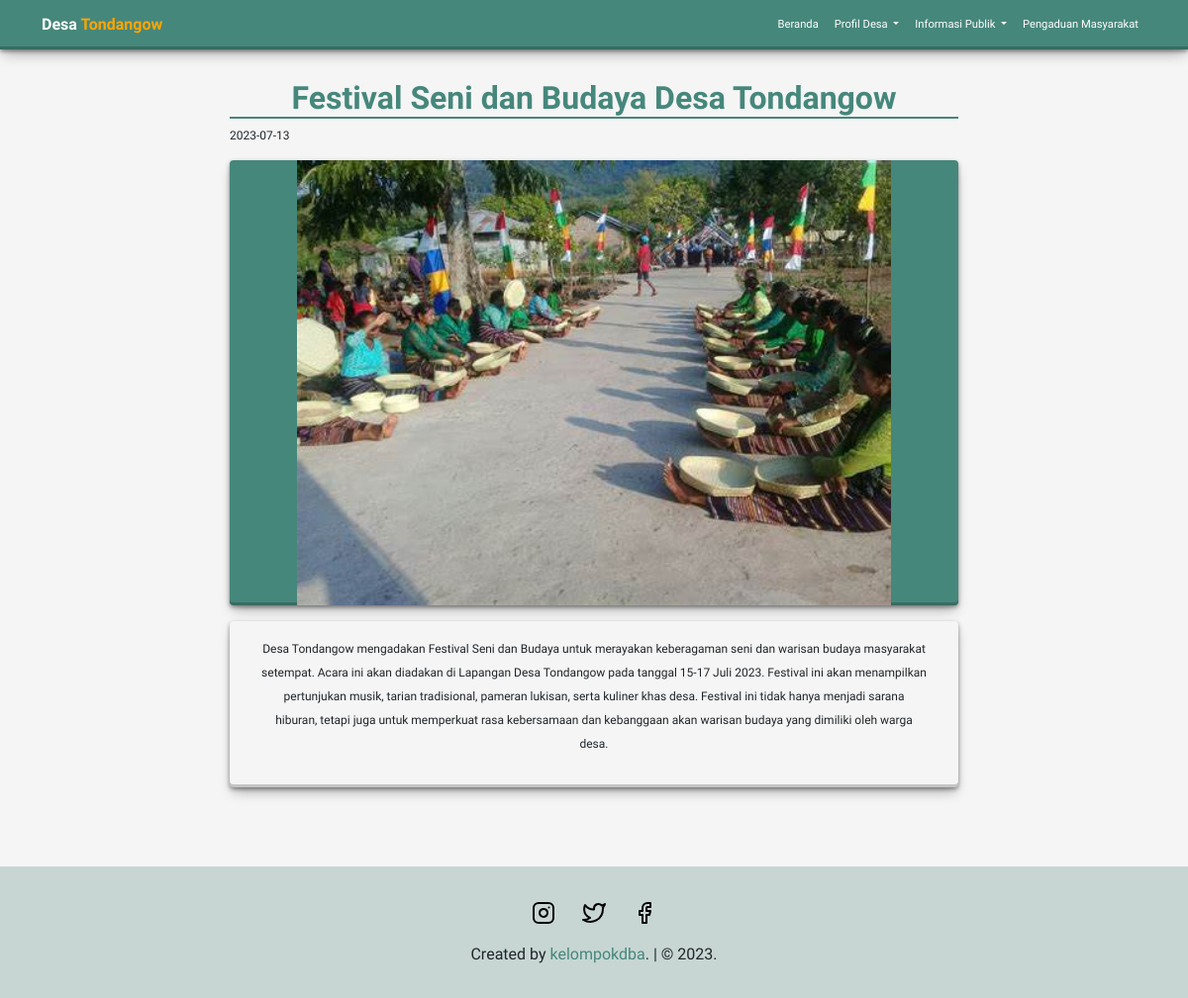
Screenshot of /detailEvent.php?id=7 with the database file from the repository.
### tables this page shows
CREATE TABLE `event` (
  `id` int(11) NOT NULL,
  `judul_acara` varchar(255) NOT NULL,
  `detail_acara` text NOT NULL,
  `lokasi` varchar(255) NOT NULL,
  `tanggal_acara` date NOT NULL,
  `gambar` varchar(255) NOT NULL
);

### detailEvent.php (the view)
<?php
include 'templates/header.php';
require 'function.php';
if (isset($_GET['id'])) {
    $id = $_GET['id'];
    $query = mysqli_prepare($dbconnect, "SELECT * FROM event WHERE id = ?");
    mysqli_stmt_bind_param($query, 'i', $id);
    mysqli_stmt_execute($query);
    $result = mysqli_stmt_get_result($query);
    if ($result && $event = mysqli_fetch_array($result)) {
        $input = $event['detail_acara'];
        $pecah = explode("\r\n\r\n", $input);
        echo '<section class="detailEvent" id="detailEvent">
                <div class="container">
                    <div class="row justify-content-center">
                        <div class="col-md-8 text-center">
                            <h2>' . $event['judul_acara'] . '</h2>
                            <p class="text-start">' . $event['tanggal_acara'] . '</p>
                            <div class="col-md-4 img-detail">
                                <img src="img/event/' . $event['gambar'] . '" class="mx-auto d-block" alt="">
                            </div>
                            <div class="col-md-8 justify-content-center w-100 isi-event" style="word-wrap: break-word;">';
        foreach ($pecah as $paragraph) {
            echo '<p>' . strip_tags($paragraph) . '</p>';
        }
        echo '</div>
                    </div>
                </div>
            </div>
        </section>';
    } else {
        echo "Berita tidak ditemukan.";
        exit();
    }
} else {
    echo "ID berita tidak valid.";
    exit();
}
?>
<?php
include 'templates/footer.php';
?>

### css/style.css (style rules this page uses)
:root { --green: #46877b; --green-transparant: rgb(70 135 123 / 0.8); --bg: #f5f5f5; --shadow: 1px 1px 2px black, 0 0 1em black, 0 0 0.2em black; --animate-duration: 1.5s; --animate-delay: 1.5s; }
body { font-size: 1.2rem; font-family: "Work Sans", sans-serif; background-color: var(--bg); overflow-x: hidden; }
.detailEvent { min-height: 100vh; padding: 5rem 0; margin-bottom: -3rem; }
.detailEvent h2 { color: var(--green); font-weight: 600; border-bottom: 2px solid var(--green); }
.detailEvent p { font-size: 12px; }
.detailEvent .img-detail { width: 100%; background-color: var(--green); border-radius: 4px; box-shadow: rgba(0, 0, 0, 0.4) 0px 2px 4px, rgba(0, 0, 0, 0.3) 0px 7px 13px -3px, rgba(0, 0, 0, 0.2) 0px -3px 0px inset; }
.detailEvent img { width: 100%; height: 100%; object-fit: cover; width: 600px; }
.detailEvent .isi-event { text-align: center; margin-top: 1rem; padding: 1rem 2rem; font-size: 1.1rem; line-height: 1.5rem; border-radius: 4px; box-shadow: rgba(0, 0, 0, 0.4) 0px 2px 4px, rgba(0, 0, 0, 0.3) 0px 7px 13px -3px, rgba(0, 0, 0, 0.2) 0px -3px 0px inset; }

### rows the page displays
event: judul_acara "Festival Seni dan Budaya Desa Tondangow", tanggal_acara "2023-07-13", gambar (picture), detail_acara "Desa Tondangow mengadakan Festival Seni dan Budaya untuk merayakan keberagaman seni dan warisan budaya masyarakat setempat. Acara ini akan diadakan di Lapangan Desa Tondangow pada tanggal 15-17 Juli 2023. Festival ini akan menampilkan pertunjukan musik, tarian tradisional, pameran lukisan, serta kuliner khas desa. Festival ini tidak hanya menjadi sarana hiburan, tetapi juga untuk memperkuat rasa kebersamaan dan kebanggaan akan warisan budaya yang dimiliki oleh warga desa."
